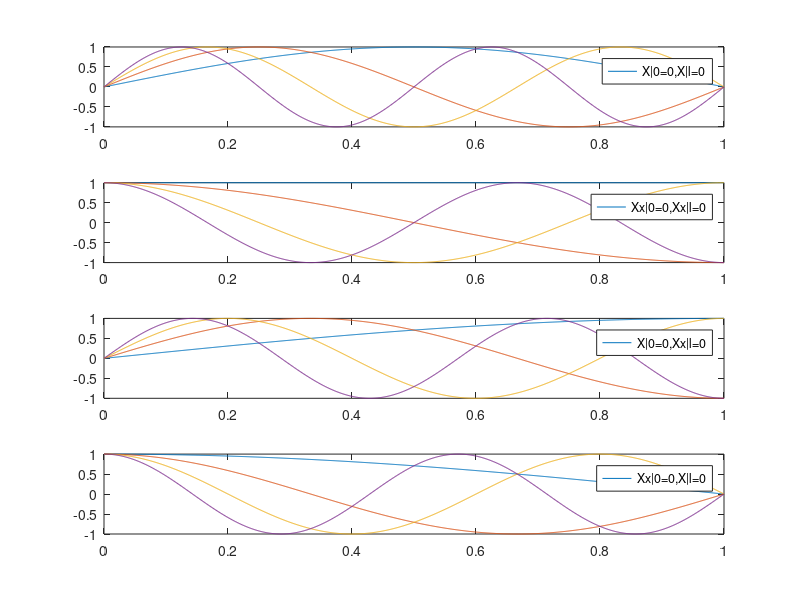

Write the MATLAB code that produced this figure.

clear all
 x = 0 : 0.001: 1;
 A = sin(pi*[1:4]'*x);
 B = cos(pi*(0:3)'*x);
 C = sin(pi*(1/2:7/2)'*x);
 D = cos(pi*(1/2:7/2)'*x);
 
 subplot(4,1,1),
 plot(x,A);
 legend('X|0=0,X|l=0');
 subplot(4,1,2),
  plot(x,B);
   legend('Xx|0=0,Xx|l=0');
 subplot(4,1,3),
  plot(x,C);
     legend('X|0=0,Xx|l=0');
 subplot(4,1,4),
  plot(x,D);
     legend('Xx|0=0,X|l=0');

     
     
     
